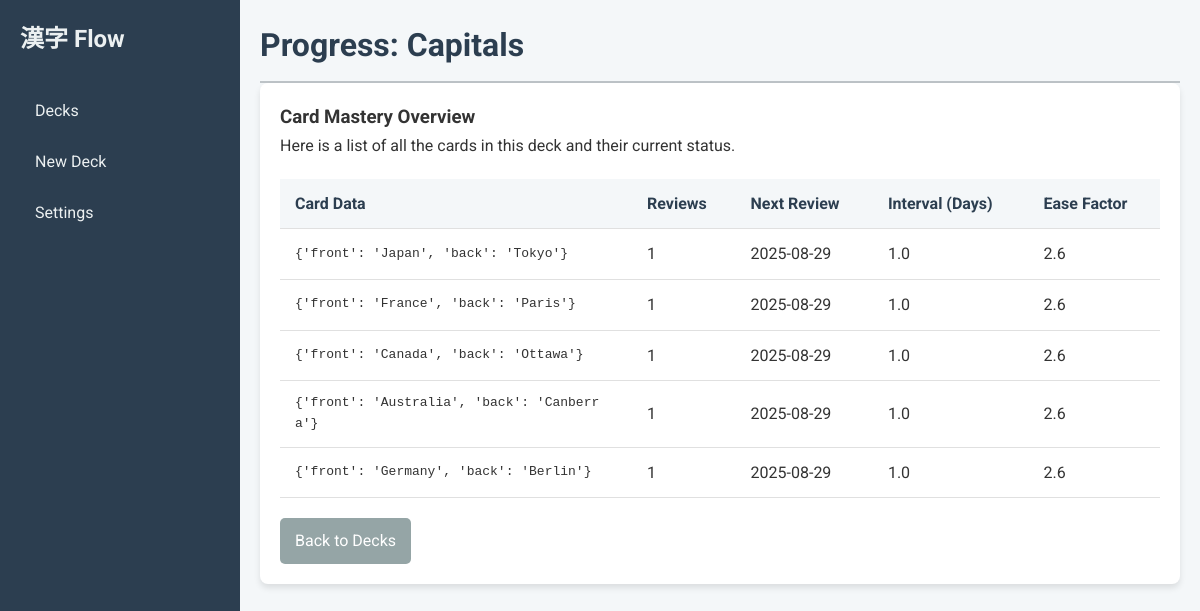
/progress/2, run on the app's committed database.
### tables this page shows
CREATE TABLE decks (
            id INTEGER PRIMARY KEY AUTOINCREMENT,
            name TEXT NOT NULL UNIQUE,
            card_template TEXT NOT NULL,
            card_css TEXT NOT NULL
        );

CREATE TABLE cards (
            id INTEGER PRIMARY KEY AUTOINCREMENT,
            deck_id INTEGER NOT NULL,
            data TEXT NOT NULL, -- Storing card data as a JSON string
            next_review_date TEXT,
            interval_days REAL DEFAULT 0.0,
            ease_factor REAL DEFAULT 2.5,
            reviews INTEGER DEFAULT 0,
            last_reviewed_date TEXT,
            FOREIGN KEY(deck_id) REFERENCES decks(id)
        );

### app/main.py (the view)
@app.get("/progress/{deck_id}", response_class=HTMLResponse)
async def deck_progress(request: Request, deck_id: int, db: sqlite3.Connection = Depends(get_database)):
    deck = crud.get_deck(db, deck_id)
    if not deck:
        return RedirectResponse(url="/decks")
    all_cards = crud.get_all_cards_in_deck(db, deck_id)
    all_cards_sorted = sorted(all_cards, key=lambda c: c.next_review_date)
    return templates.TemplateResponse(
        "progress_deck.html",
        {
            "request": request,
            "deck": deck,
            "all_cards": all_cards_sorted
        }
    )

### templates/progress_deck.html
{% extends "base.html" %}
{% block page_title %}Progress: {{ deck.name }}{% endblock %}
{% block content %}
    <div class="card">
        <h3>Card Mastery Overview</h3>
        <p>Here is a list of all the cards in this deck and their current status.</p>
        {% if all_cards %}
            <table class="progress-table">
                <thead>
                    <tr>
                        <th style="width: 40%;">Card Data</th>
                        <th>Reviews</th>
                        <th>Next Review</th>
                        <th>Interval (Days)</th>
                        <th>Ease Factor</th>
                    </tr>
                </thead>
                <tbody>
                    {% for card in all_cards %}
                        <tr>
                            <td><pre style="white-space: pre-wrap; word-break: break-all; margin: 0; font-family: monospace;">{{ card.data }}</pre></td>
                            <td>{{ card.reviews }}</td>
                            <td>{{ card.next_review_date.strftime('%Y-%m-%d') if card.next_review_date else 'N/A' }}</td>
                            <td>{{ card.interval_days|round(1) }}</td>
                            <td>{{ card.ease_factor|round(2) }}</td>
                        </tr>
                    {% endfor %}
                </tbody>
            </table>
        {% else %}
            <p>This deck doesn't have any cards yet.</p>
        {% endif %}
        <a href="/decks" class="btn btn-secondary" style="margin-top: 20px;">Back to Decks</a>
    </div>
{% endblock %}

### static/css/style.css (style rules this page uses)
* { box-sizing: border-box; margin: 0; }
body { font-family: 'Roboto', 'Noto Sans JP', sans-serif; background-color: #f4f7f9; color: #333; line-height: 1.6; }
.card { background-color: #ffffff; border-radius: 8px; box-shadow: 0 4px 6px rgba(0, 0, 0, 0.1); padding: 20px; margin-bottom: 20px; }
.btn { padding: 10px 15px; border: none; border-radius: 5px; cursor: pointer; font-size: 1em; text-decoration: none; display: inline-block; margin-right: 10px; }
.btn-secondary { background-color: #95a5a6; color: white; }
.progress-table { width: 100%; border-collapse: collapse; margin-top: 20px; }
.progress-table th, .progress-table td { padding: 12px 15px; text-align: left; border-bottom: 1px solid #e0e0e0; }
.progress-table th { background-color: #f4f7f9; font-weight: 700; color: #2c3e50; }

### data on the page
decks: name "Capitals"
cards: data "{'front': 'Japan', 'back': 'Tokyo'}", reviews "1", next_review_date "2025-08-29", interval_days "1.0", ease_factor "2.6"
cards: data "{'front': 'France', 'back': 'Paris'}", reviews "1", next_review_date "2025-08-29", interval_days "1.0", ease_factor "2.6"
cards: data "{'front': 'Canada', 'back': 'Ottawa'}", reviews "1", next_review_date "2025-08-29", interval_days "1.0", ease_factor "2.6"
cards: data "{'front': 'Australia', 'back': 'Canberra'}", reviews "1", next_review_date "2025-08-29", interval_days "1.0", ease_factor "2.6"
cards: data "{'front': 'Germany', 'back': 'Berlin'}", reviews "1", next_review_date "2025-08-29", interval_days "1.0", ease_factor "2.6"
